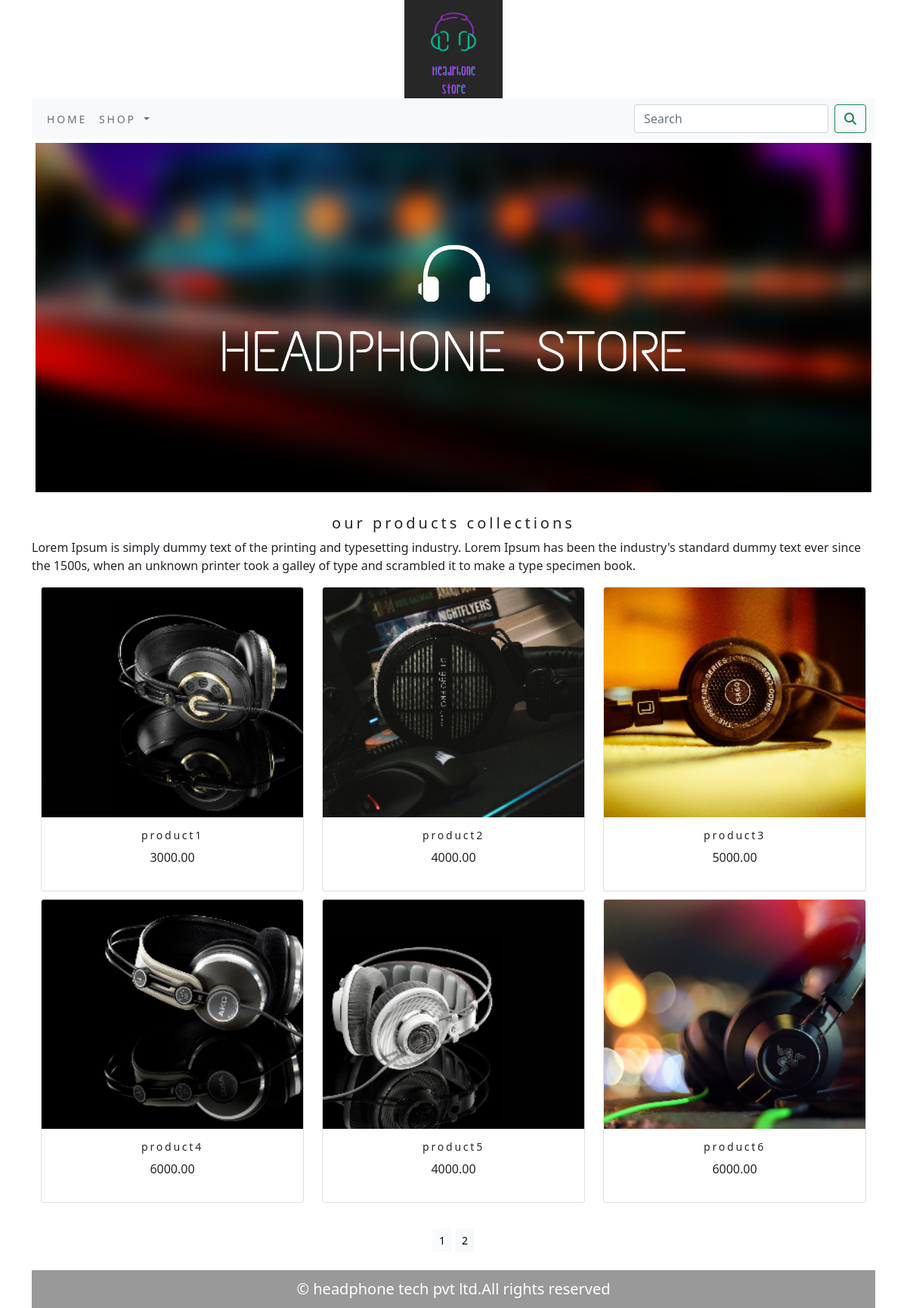
The app's page /shop/ with its own data.
### shop/models.py (models this page shows, shortened)
class Product(models.Model):
    name=models.CharField(max_length=250,unique=True)
    slug=models.SlugField(max_length=250,unique=True)
    description=models.TextField(blank=True)
    price=models.DecimalField(max_digits=10,decimal_places=2)
    category=models.ForeignKey(Category,on_delete=models.CASCADE)
    image=models.ImageField(upload_to="product",blank=True)
    stock=models.IntegerField()
    available=models.BooleanField(default=True)
    created=models.DateField(auto_now_add=True)
    updated=models.DateField(auto_now=True)
    def get_url(self):
        return reverse('shop:prodCatdetail',args=[self.category.slug,self.slug])
    class Meta:
        ordering=('name',)
        verbose_name='product'
        verbose_name_plural='products'

### shop/views.py (the view)
# urls.py: path('',views.allProdCat,name='allProdCat'),
def allProdCat(request,c_slug=None):
    c_page=None
    products_list=None
    if  c_slug!=None:
        c_page=get_object_or_404(Category,slug=c_slug)
        products_list=Product.objects.all().filter(category=c_page,available=True)
    else:
        products_list=Product.objects.all().filter(available=True)
    paginator=Paginator(products_list,6)
    try:
        page=int(request.GET.get('page','1'))
    except:
        page=1
    try:
        products=paginator.page(page)
    except  (EmptyPage,InvalidPage):
        products=paginator.page(paginator.num_pages)
    return render(request, 'category.html', {'category': c_page, 'products': products})

### cart/context_processors.py (called while the page is built)
def counter(request):
    item_count=0
    if 'admin' in request.path:
        return {}
    else:
        try:
            cart=Cart.objects.filter(cart_id=_cart_id(request))
            car_items=CartItem.objects.all().filter(cart=cart[:1])
            for cart_item in car_items:
                item_count += cart_item.quantity
        except Cart.DoesNotExist:
            item_count=0
    return dict(item_count=item_count)

### cart/views.py (called while the page is built)
def _cart_id(request):
    cart=request.session.session_key
    if not cart:
        cart=request.session.create()
    return cart

### shop/context_processors.py (called while the page is built)
def menu_links(request):
    links=Category.objects.all()
    return dict(links=links)

### shop/models.py (called while the page is built)
    def get_url(self):
        return reverse('shop:products_by_category',args=[self.slug])

### templates/category.html (shortened to what this page needs)
{% extends 'base.html' %}
{% load static %}
{% block content %}
<div class="mx_auto">
    {% if category %}
       <img class="my_image" src="{{category.image.url}}" alt="{{category.name}}">
</div>
<br>
<div>
      <h1 class="text-center my_title">{{category.name}}</h1>
      <p class="text-justify">{{category.decscription}}</p>
</div>
    {% else %}
<div>
<img class="my_image my_image_padding" src="{% static 'img/banner.png' %}" alt="our products" width="1350px;" height="400px;">
</div>
<br>
<div>
    <h1 class="text-center my_title">our products collections</h1>
    <p class="text-justify">Lorem Ipsum is simply dummy text of the printing and typesetting industry. Lorem Ipsum has been the industry's standard dummy text ever since the 1500s, when an unknown printer took a galley of type and scrambled it to make a type specimen book.</p>
</div>
    {% endif %}
<div class="container">
    <div class="row mx_auto">
        {% for product in products.object_list %}
        <div class="my_bottom_margin col-9 col-sm-12 col-md-4 col-md4 xol-lg-4">
            <div class="card text-center" style="min-width:18rem;">
                <a href="{{product.get_url}}"><img class="card-img-top my_image" src="{{product.image.url}}" alt="{{product.name}}"></a>
            <div class="card-body">
                <h4>{{product.name}}</h4>
                <p>{{product.price}}</p>
            </div>
            </div>
        </div>
        {% endfor %}
 </div>
      <div class="mx_auto">
            {% if products.paginator.num_pages > 1 %}
            <br>
            <div class="text-center">
                  {% for pg in products.paginator.page_range %}
                   <a href="?page={{pg}}" class="btn btn-light btn-sm {% if products.number == pg %} active {% endif %}">{{pg}}</a>
            {% endfor %}
            </div>
            {% endif %}
      </div>
      <br>
</div>
{% endblock %}

### templates/base.html (shortened to what this page needs)
{% load static %}
<!DOCTYPE html>
<html lang="en">
<head>
    <link rel="stylesheet" href="{% static 'css/custom.css' %}">
        <link rel="stylesheet" href="{% static 'css/bootstrap.min.css' %}">
</head>
<body>
<div class="container">
{% include 'header.html' %}
{% include 'nav.html' %}
{% block content%}
{% endblock %}
</div>
{% include 'footer.html' %}
</body>
</html>

### templates/header.html
{% load static %}
<header>
    <center>
        <a href="{%url 'shop:allProdCat'%}"> <img src="{% static 'img/logo.png' %}" alt="logimage" width="130px;" height="130px;"></a>
    </center>
</header>

### templates/nav.html (shortened to what this page needs)
<nav class="navbar navbar-expand-lg navbar-light bg-light">
  <div class="container-fluid">
    <div class="collapse navbar-collapse" id="navbarSupportedContent">
      <ul class="navbar-nav me-auto mb-2 mb-lg-0">
        <li class="nav-item">
          <a class="nav-link" href="{% url 'shop:allProdCat' %}"> Home</a>
        </li>
        <li class="nav-item dropdown {% if 'shop' in request.path %} active {% endif %}">
          <a class="nav-link dropdown-toggle" href="#" id="navbarDropdown" role="button" data-bs-toggle="dropdown" aria-expanded="false">
            Shop
          </a>
        </li>
      </ul>
      <form class="d-flex" action="{% url 'search_app:SearchResult' %}" method="get">
        <input class="form-control me-2" type="search" placeholder="Search" name="q" aria-label="Search">
        <button class="btn btn-outline-success" type="submit"><i class="fa fa-search"></i></button>
      </form>
    </div>
  </div>
</nav>

### templates/footer.html
<div class="footer navbar-fixed-bottom my_footer">
  <p class="text-center">&copy; headphone tech pvt ltd.All rights reserved</p>
</div>

### static/css/custom.css (style rules this page uses)
body { font-family: 'Ubuntu', sans-serif; }
.nav-item { letter-spacing :.2em; font-size :14px; text-transform :uppercase; }
.my_footer { background-color:#999999; height:50px; color:#fff; }
.my_footer p { padding-top:10px; position:navbar-fixed-bottom; font-size:20px; padding-bottom:0; }
.my_image { width:100%; height:auto; }
.my_title { font-size:20px; text_transform:uppercase; letter-spacing:.2em; }
.my_image_padding { padding:5px; }
.my_bottom_margin { margin-bottom:10px; }
.card-body h4 { font-size:14px; text_transform:uppercase; letter-spacing:.2em; }

### records on screen
Product: image (picture), name "product1", price "3000.00"
Product: image (picture), name "product2", price "4000.00"
Product: image (picture), name "product3", price "5000.00"
Product: image (picture), name "product4", price "6000.00"
Product: image (picture), name "product5", price "4000.00"
Product: image (picture), name "product6", price "6000.00"

### other values on screen
{{ pg }} "1" "2"
